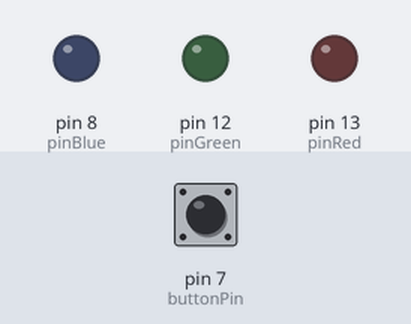
A sketch run on a simulated Arduino Uno, built with avr-gcc and run on an emulated ATmega328P. Shown: output pins drawn as LEDs (lit = HIGH). The test bench sets the inputs (shaded band); at power-on: pin 7 (buttonPin) HIGH.

Above: at 1.2 s.
1.3 s: pin 7 (buttonPin) pulled LOW for 0.15 s
At 2.4 s:
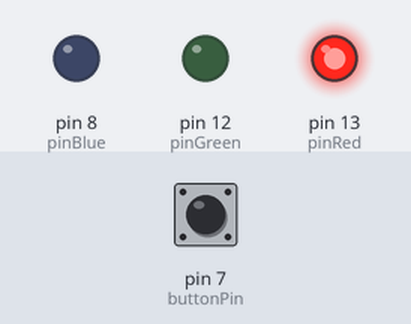
Timing chart, 0 to 4.3 s (numbered marks = the images above; inputs shaded):
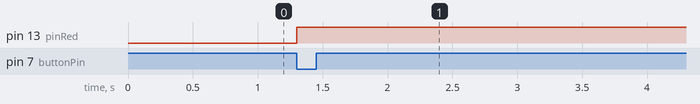

The sketch:

led_blink.ino
```cpp
const int buttonPin = 7;
const int pinRed = 13;
const int pinGreen = 12;
const int pinBlue = 8;

int currentLED = -1;
int ledPins[] = {pinRed, pinGreen, pinBlue};

void setup() {
  pinMode(buttonPin, INPUT_PULLUP);
  pinMode(pinRed, OUTPUT);
  pinMode(pinGreen, OUTPUT);
  pinMode(pinBlue, OUTPUT);
}

void loop() {
  if (digitalRead(buttonPin) == LOW) {
    digitalWrite(ledPins[currentLED], LOW);
    currentLED = (currentLED + 1) % (sizeof(ledPins) / sizeof(ledPins[0]));

    digitalWrite(ledPins[currentLED], HIGH);

    delay(5000);
    while (digitalRead(buttonPin) == LOW) {}
  }
}
```

Measured:
- after the input at 1.3 s, pin 13 (pinRed): LOW → HIGH at once
